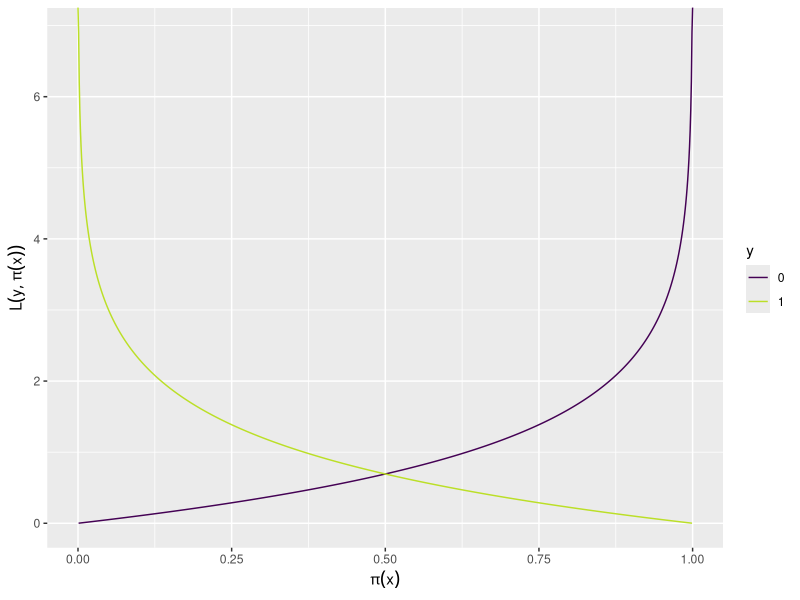
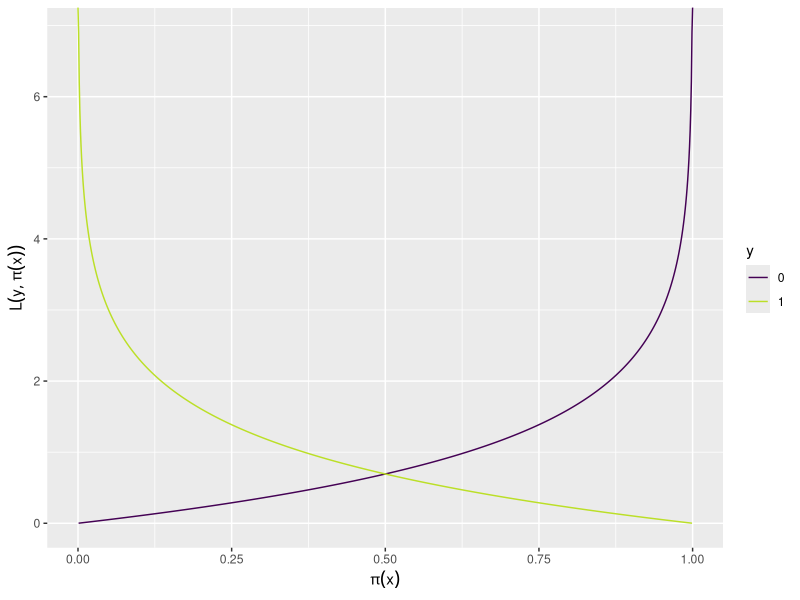

Recreate these plots in R, in order.
# PREREQ -----------------------------------------------------------------------

library(knitr)
library(ggplot2)

options(digits = 3, 
        width = 65, 
        str = strOptions(strict.width = "cut", vec.len = 3))

# FUNCTIONS --------------------------------------------------------------------

bernoulli = function(y, pix) -y * log(pix) - (1 - y) * log(1 - pix)

# DATA -------------------------------------------------------------------------

x = seq(0, 1, by = 0.001)
df = data.frame(x = x, y = 1, pi = bernoulli(1, x))
df = rbind(df, data.frame(x = x, y = 0, pi = bernoulli(0, x)))
df$y = as.factor(df$y)

# PLOT -------------------------------------------------------------------------

pdf("../figure/reg_class_log_4.pdf", width = 8, height = 3)

ggplot(data = df, aes(x = x, y = pi, color = y)) + 
  geom_line() + 
  xlab(expression(pi(x))) + 
  ylab(expression(L(y, pi(x)))) +
  scale_color_viridis_d(end = .9)

ggsave("../figure/reg_class_log_4.pdf", width = 8, height = 3)
dev.off()
